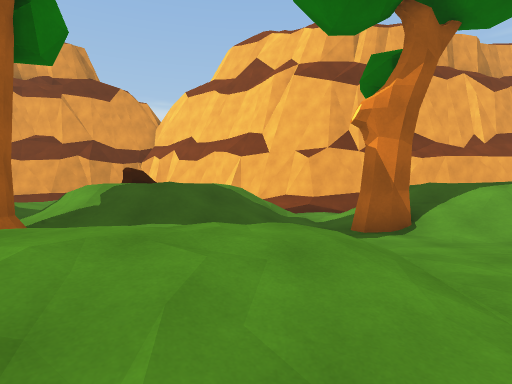
view 1 (above)

21 first-person views from a walk through a scene from a Unity 3-D project. The camera is 1.2 m above the floor, looks level and sees 75° across. The floor is counted in squares, 2 m on a side. Each view is taken from the middle of a square. On the plan, view 1 faces up. The plan holds only what a view shows up to about 10 squares ahead; the rest is blank. The place goes on beyond the plan. Some animated figures are left out.

view 2
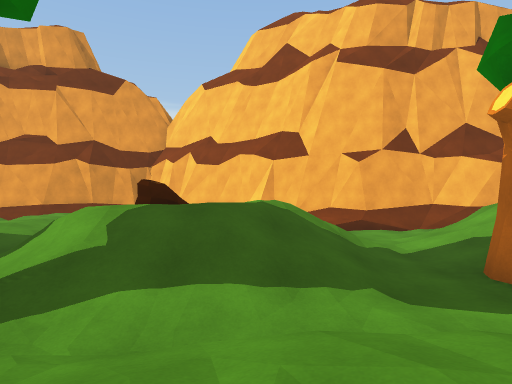

view 3
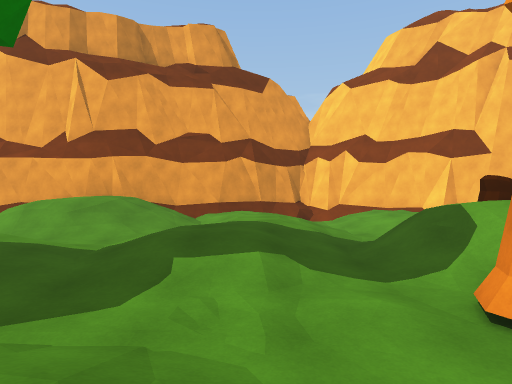

view 4
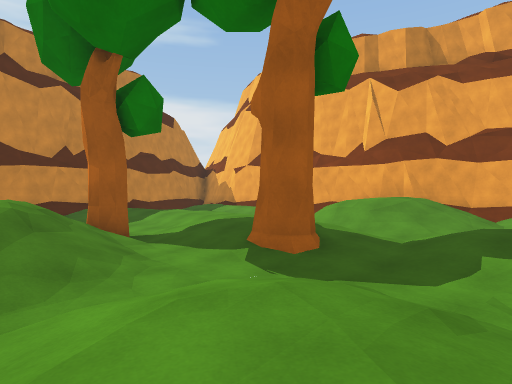

view 5
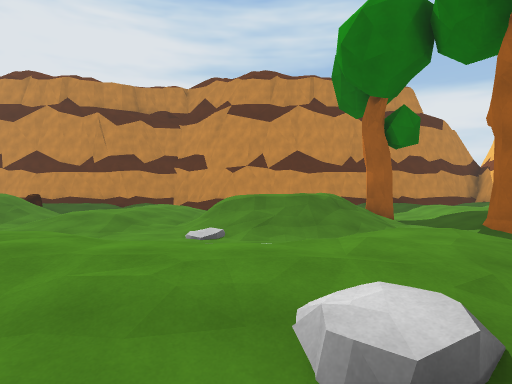

view 6
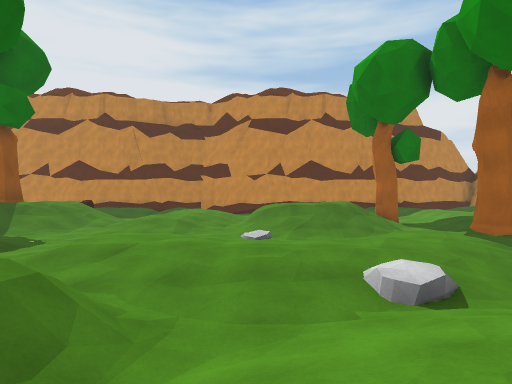

view 7
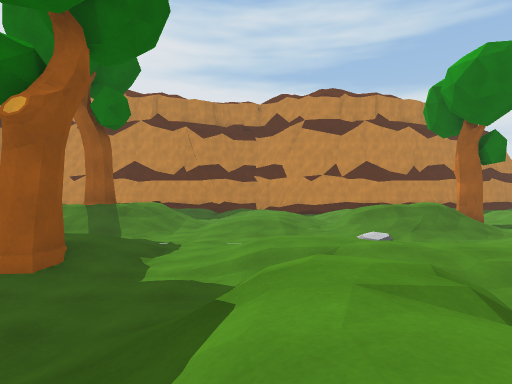

view 8
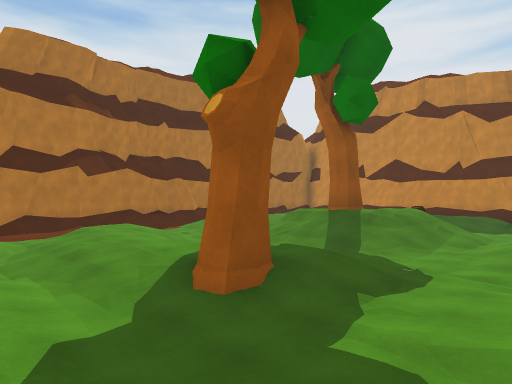

view 9
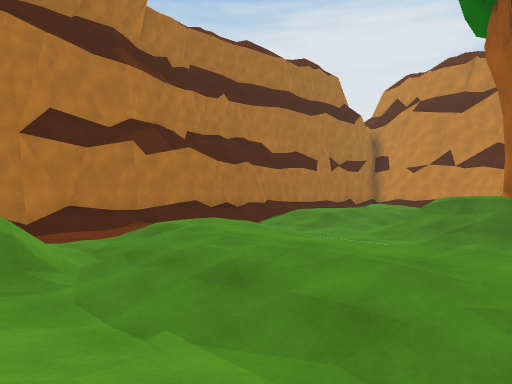

view 10
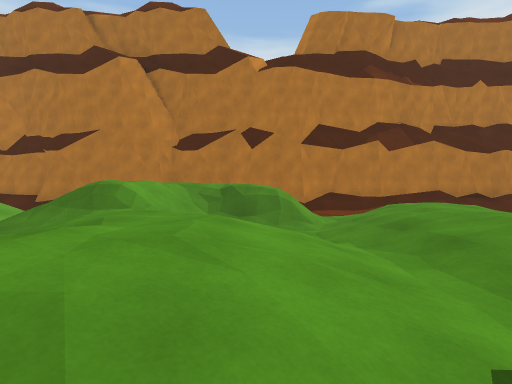

view 11
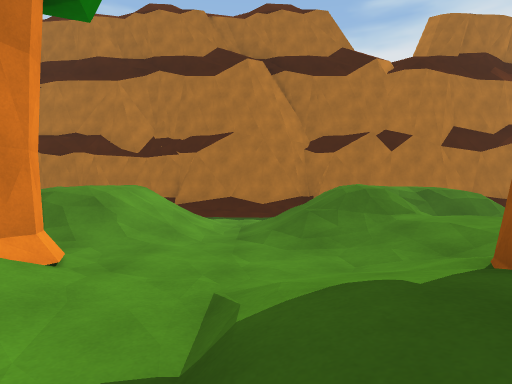

view 12
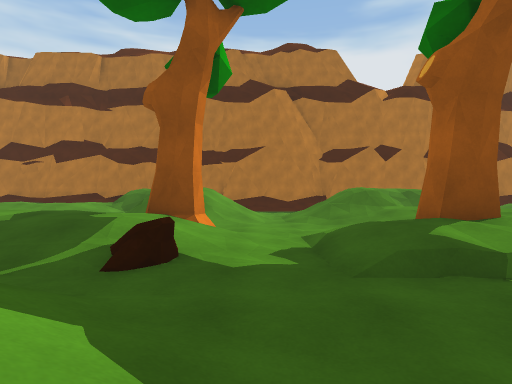

view 13
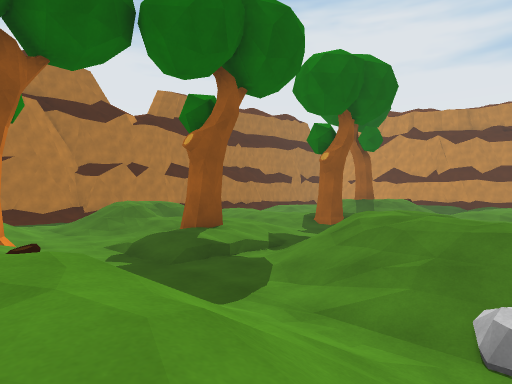

view 14
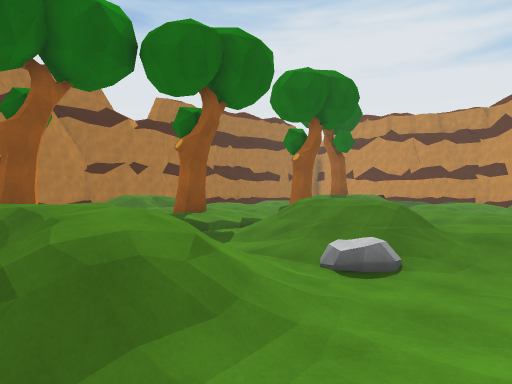

view 15
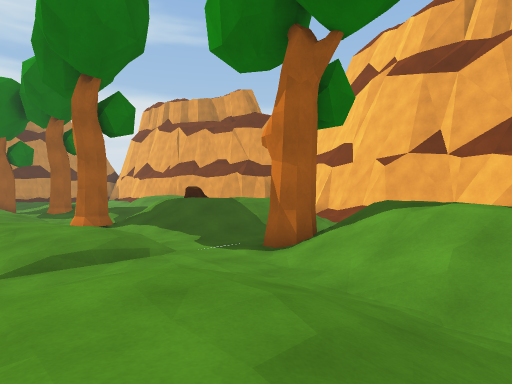

view 16
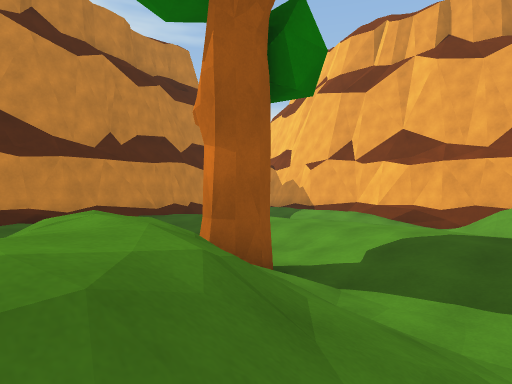

view 17
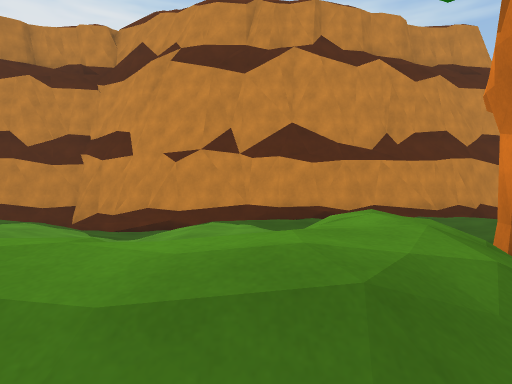

view 18
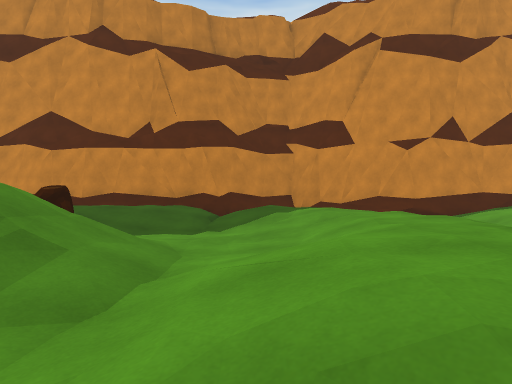

view 19
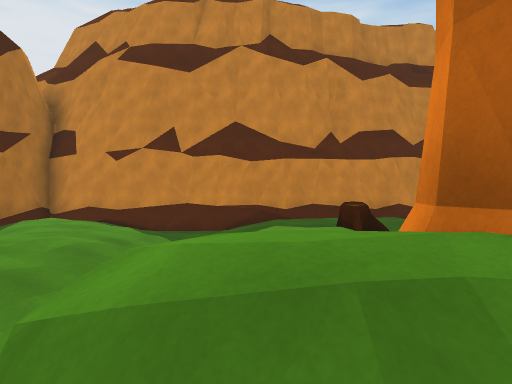

view 20
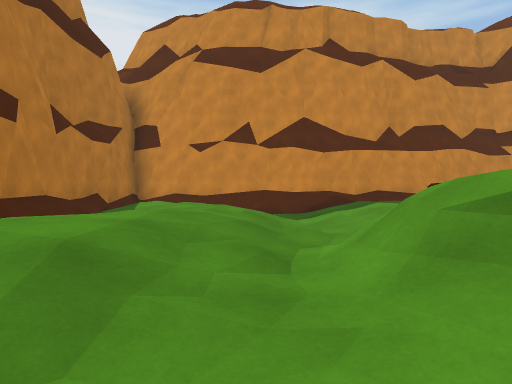

view 21
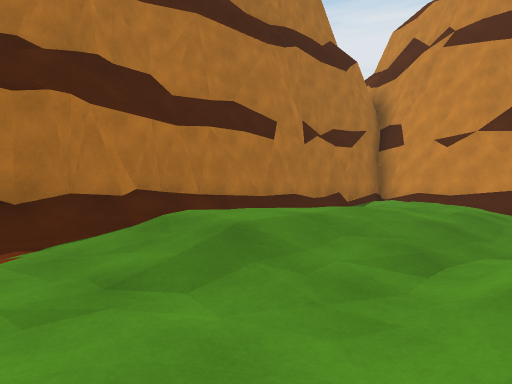

### Floor plan
Key: @ floor where view 1 was taken; # wall or solid block; . main floor; : floor 0.25 m higher than the main floor; - floor 0.25 m lower than the main floor; + floor 0.5 m higher than the main floor; * floor 0.75 m higher than the main floor; % floor 1.5 m higher than the main floor; / step, stairs or slope; O other object.
Columns run from 19 left of view 1 to 6 right of it. Each row starts with its distance up from view 1.
 12             ##///##
 11     #######//+:.++#######
 10     +////%//:*+./*  ...//
  9        //////*+./   /./
  8 #       ..../*+.  /////%
  7 #   ***++ ::**///O%/.//%
  6 #+*++++***+:+/.//%//.O//%
  5 #+/..../+O#....////...////
  4 ##    O........O/.///.../.
  3  #     //../+/   /++/.::/.
  2 ##*:  %%//.+++/. **+/.:**/
  1 #/*+* //%/-/++/.++/...//**
  0 #:+*+  /%/.  *+./*+@....
 -1 #/.:/   //-  *+./+//O.///
 -2 #..:://.... +*/// %////%/
 -3 #./+***+/.. **////%/.//%/
 -4 # ++///**:. +/. ////..//
 -5 # +/../+/.......///...//
 -6 #//.-./.......-..////.O..
 -7 #++/./////./+O..:+++/./+/
 -8 #/*/O /%//-+++/.+*O:/.:**
 -9 ##***  O#/. +++.+*/...#O
-10 ##/+// /%/.  */./*+/....
-11 ##.....///../*+.////////
-12 #/.:++//.../+*////%////%
-13 #//++***/.. **:/%/% .//
-14 #:++/  **:.  /.     ../
-15 #/+/  .::////////  ..../
-16 ##########################

Positions as (right, up) in squares from view 1, and headings:
1: (0, 0), facing up
2: (-1, 2), facing up
3: (-6, 2), facing up
4: (-6, 1), facing up-left
5: (-3, 0), facing left
6: (-1, -1), facing left
7: (-1, -4), facing left
8: (-3, -4), facing down-left
9: (-3, -8), facing down-left
10: (-3, -6), facing down
11: (1, -6), facing down
12: (2, -3), facing down
13: (4, -1), facing down-left
14: (5, 1), facing down-left
15: (6, 1), facing up-left
16: (-10, 1), facing up-left
17: (-10, 1), facing left
18: (-10, -5), facing left
19: (-10, -10), facing left
20: (-9, -12), facing left
21: (-9, -11), facing down-left
